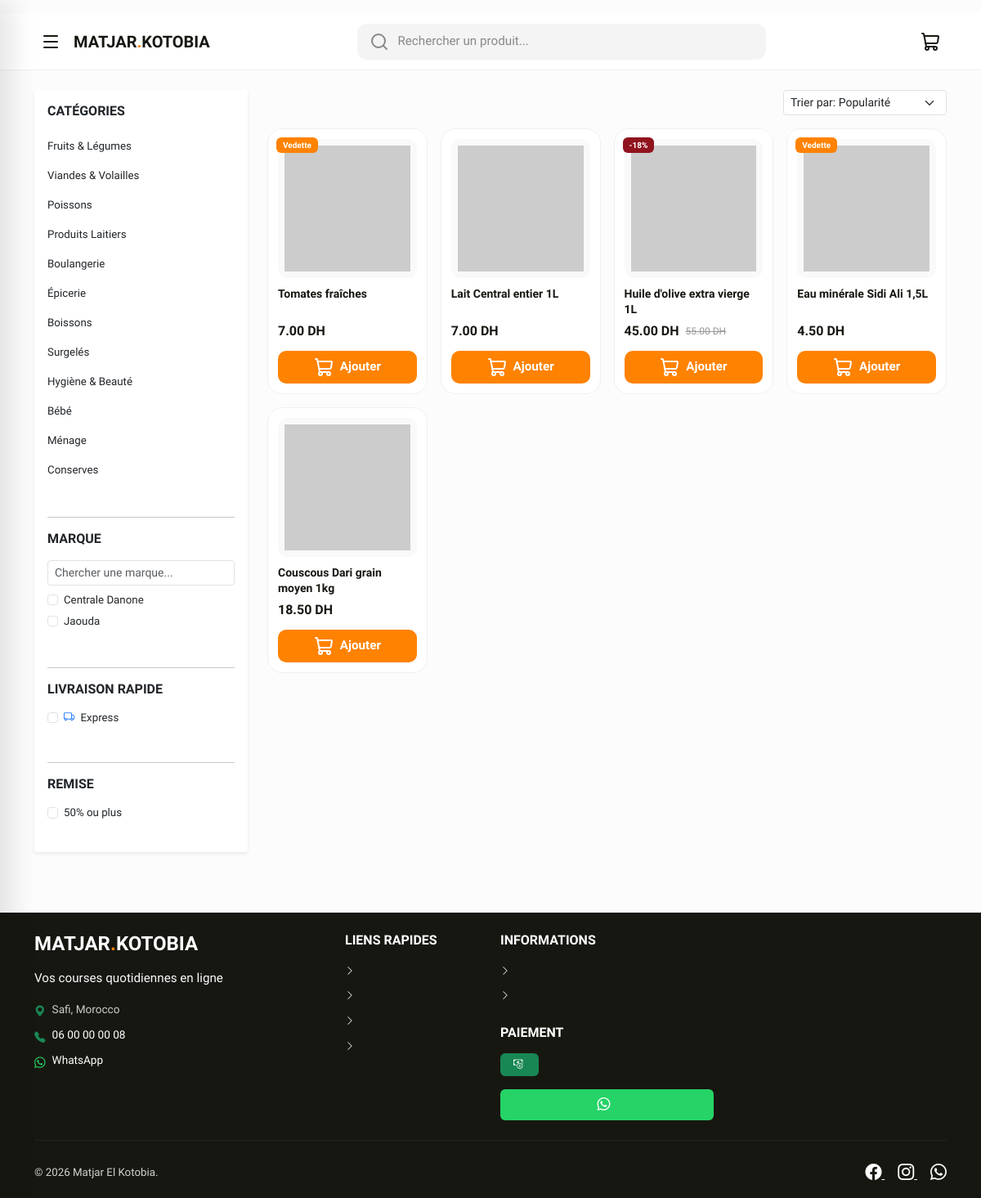
Screenshot of /pages/products.php with the database file from the repository.
### tables this page shows
CREATE TABLE IF NOT EXISTS `hri_category` (
    `category_id`               INT UNSIGNED    NOT NULL AUTO_INCREMENT,
    `category_name_fr`          VARCHAR(100)    NOT NULL                 COMMENT 'Category name in French',
    `category_name_ar`          VARCHAR(100)    NOT NULL                 COMMENT 'Category name in Arabic',
    `category_slug`             VARCHAR(120)    NOT NULL                 COMMENT 'URL-safe slug (e.g. fruits-legumes)',
    `category_icon`             VARCHAR(100)             DEFAULT NULL    COMMENT 'Bootstrap Icon class or filename',
    `category_image`            VARCHAR(255)             DEFAULT NULL    COMMENT 'Category image filename (assets/images/categories/)',
    `category_description_fr`   TEXT                     DEFAULT NULL    COMMENT 'Optional description in French',
    `category_description_ar`   TEXT                     DEFAULT NULL    COMMENT 'Optional description in Arabic',
    `category_display_order`    INT             NOT NULL DEFAULT 0       COMMENT 'Sort order for nav/listing display',
    `category_is_active`        TINYINT(1)      NOT NULL DEFAULT 1       COMMENT '1=visible, 0=hidden',
    `category_created_at`       DATETIME        NOT NULL DEFAULT CURRENT_TIMESTAMP,
    `category_updated_at`       DATETIME        NOT NULL DEFAULT CURRENT_TIMESTAMP
                                                         ON UPDATE CURRENT_TIMESTAMP,

     
    PRIMARY KEY (`category_id`),
    UNIQUE KEY `uq_category_slug` (`category_slug`),

     
    INDEX `idx_category_slug`         (`category_slug`),
    INDEX `idx_category_active_order` (`category_is_active`, `category_display_order`)

);

CREATE TABLE IF NOT EXISTS `hri_product` (
    `product_id`                INT UNSIGNED    NOT NULL AUTO_INCREMENT,
    `product_category_id`       INT UNSIGNED    NOT NULL                 COMMENT 'FK → hri_category.category_id',
    `product_name_fr`           VARCHAR(200)    NOT NULL                 COMMENT 'Product name in French',
    `product_name_ar`           VARCHAR(200)    NOT NULL                 COMMENT 'Product name in Arabic',
    `product_slug`              VARCHAR(220)    NOT NULL                 COMMENT 'URL-safe slug — unique per product',
    `product_description_fr`    TEXT                     DEFAULT NULL    COMMENT 'Full description in French',
    `product_description_ar`    TEXT                     DEFAULT NULL    COMMENT 'Full description in Arabic',
    `product_price`             DECIMAL(10,2)   NOT NULL                 COMMENT 'Regular price in DH (MAD)',
    `product_sale_price`        DECIMAL(10,2)            DEFAULT NULL    COMMENT 'Promotional price in DH — NULL = no sale',
    `product_unit`              ENUM('kg','piece','pack','liter','gram','unit')
                                                NOT NULL DEFAULT 'piece' COMMENT 'Unit of measure',
    `product_unit_step`         DECIMAL(5,2)    NOT NULL DEFAULT 1.00   COMMENT 'Cart quantity increment (e.g. 0.5 for ½ kg)',
    `product_stock_quantity`    INT             NOT NULL DEFAULT 0       COMMENT 'Available stock — 0 = out of stock',
    `product_image`             VARCHAR(255)    NOT NULL DEFAULT 'default_product.jpg'
                                                                         COMMENT 'Main image filename (assets/uploads/products/)',
    `product_image_thumb`       VARCHAR(255)             DEFAULT NULL    COMMENT 'Thumbnail filename (generated by PHP GD)',
    `product_is_featured`       TINYINT(1)      NOT NULL DEFAULT 0       COMMENT '1 = show in homepage featured section',
    `product_is_on_sale`        TINYINT(1)      NOT NULL DEFAULT 0       COMMENT '1 = show sale badge overlay',
    `product_is_active`         TINYINT(1)      NOT NULL DEFAULT 1       COMMENT '1 = visible to customers',
    `product_view_count`        INT UNSIGNED    NOT NULL DEFAULT 0       COMMENT 'Page-view counter for basic analytics',
    `product_sort_order`        INT             NOT NULL DEFAULT 0       COMMENT 'Custom sort within category',
    `product_created_at`        DATETIME        NOT NULL DEFAULT CURRENT_TIMESTAMP,
    `product_updated_at`        DATETIME        NOT NULL DEFAULT CURRENT_TIMESTAMP
                                                         ON UPDATE CURRENT_TIMESTAMP,

     
    PRIMARY KEY (`product_id`),
    UNIQUE KEY `uq_product_slug` (`product_slug`),

    CONSTRAINT `fk_product_category`
        FOREIGN KEY (`product_category_id`)
        REFERENCES `hri_category` (`category_id`)
        ON DELETE RESTRICT
        ON UPDATE CASCADE,

     
    INDEX `idx_product_category`  (`product_category_id`),
    INDEX `idx_product_slug`      (`product_slug`),
    INDEX `idx_product_active`    (`product_is_active`),
    INDEX `idx_product_featured`  (`product_is_featured`, `product_is_active`),
    INDEX `idx_product_sale`      (`product_is_on_sale`,  `product_is_active`),
    INDEX `idx_product_price`     (`product_price`),
    INDEX `idx_product_stock`     (`product_stock_quantity`),

     
    FULLTEXT INDEX `idx_product_search` (`product_name_fr`, `product_name_ar`,
                                          `product_description_fr`, `product_description_ar`)

);

### includes/functions.php (called while the page is built, shortened)
<?php
function execute_query(string $sql, array $params = []): PDOStatement
{
    global $db_connection;
    $stmt = $db_connection->prepare($sql);
    $stmt->execute($params);
    return $stmt;
}
function fetch_all(string $sql, array $params = []): array
{
    $stmt = execute_query($sql, $params);
    return $stmt->fetchAll();
}
function get_all_products(int $page = 1, int $per_page = PRODUCTS_PER_PAGE): array
{
    $offset = ($page - 1) * $per_page;
    $sql = "SELECT p.*, c.category_name_fr, c.category_name_ar
            FROM hri_product p
            LEFT JOIN hri_category c ON p.product_category_id = c.category_id
            WHERE p.product_is_active = 1
            ORDER BY p.product_sort_order ASC, p.product_created_at DESC
            LIMIT :limit OFFSET :offset";
    global $db_connection;
    $stmt = $db_connection->prepare($sql);
    $stmt->bindValue(':limit', $per_page, PDO::PARAM_INT);
    $stmt->bindValue(':offset', $offset, PDO::PARAM_INT);
    $stmt->execute();
    return $stmt->fetchAll();
}
function get_active_categories(): array
{
    $sql = "SELECT * FROM hri_category
            WHERE category_is_active = 1
            ORDER BY category_display_order ASC";
    return fetch_all($sql);
}
function format_price(float $amount): string
{
    return number_format($amount, 2, '.', '') . ' ' . DEFAULT_CURRENCY;
}
function get_product_image_url(?string $image_filename): string
{
    return UPLOAD_URL . $image_filename;
}

### includes/language_handler.php (called while the page is built, shortened)
<?php
$current_language = DEFAULT_LANGUAGE;

### pages/products.php (the view, shortened to what this page needs)
<?php
global $current_language, $is_rtl, $lang;
$current_page = isset($_GET['page']) ? (int)$_GET['page'] : 1;
$category_id = isset($_GET['category']) ? (int)$_GET['category'] : 0;
$search_query = isset($_GET['q']) ? sanitize_input($_GET['q']) : '';
if (!empty($search_query)) {
    $product_list = search_products($search_query);
    $total_items = count($product_list);
    $page_title = ($current_language === 'ar' ? 'نتائج البحث عن: ' : 'Résultats pour: ') . '"' . htmlspecialchars($search_query) . '"';
} else {
    $product_list = get_all_products($current_page);
}
require_once __DIR__ . '/../includes/header.php';
?>
<div class="container py-4">
    <div class="row g-4">
        <div class="col-lg-3 d-none d-lg-block">
            <div class="card border-0 shadow-sm p-3 h-100" style="border-radius: 4px;">
                <h6 class="fw-bold text-uppercase mb-3"><?php echo $lang['categories'] ?? 'Catégories'; ?></h6>
                <div class="list-group list-group-flush mb-4">
                    <?php
                    $active_cats = get_active_categories();
                    foreach ($active_cats as $cat):
                    ?>
                        <a href="?category=<?php echo $cat['category_id']; ?>" class="list-group-item list-group-item-action border-0 px-0 small <?php echo $category_id == $cat['category_id'] ? 'text-primary fw-bold' : ''; ?>">
                            <?php echo htmlspecialchars($current_language === 'ar' ? $cat['category_name_ar'] : $cat['category_name_fr']); ?>
                        </a>
                    <?php endforeach; ?>
                </div>
                <hr>
                <h6 class="fw-bold text-uppercase mb-3">MARQUE</h6>
                <div class="mb-4">
                    <input type="text" class="form-control form-control-sm mb-2" placeholder="Chercher une marque...">
                    <div class="form-check small">
                        <input class="form-check-input" type="checkbox" value="" id="brand1">
                        <label class="form-check-label" for="brand1">Centrale Danone</label>
                    </div>
                    <div class="form-check small">
                        <input class="form-check-input" type="checkbox" value="" id="brand2">
                        <label class="form-check-label" for="brand2">Jaouda</label>
                    </div>
                </div>
                <hr>
                <h6 class="fw-bold text-uppercase mb-3">LIVRAISON RAPIDE</h6>
                <div class="form-check small mb-4">
                    <input class="form-check-input" type="checkbox" value="" id="fastDelivery">
                    <label class="form-check-label" for="fastDelivery"><i class="bi bi-truck text-primary me-1"></i> Express</label>
                </div>
                <hr>
                <h6 class="fw-bold text-uppercase mb-3">REMISE</h6>
                <div class="mb-3">
                    <div class="form-check small">
                        <input class="form-check-input" type="checkbox" value="" id="discount1">
                        <label class="form-check-label" for="discount1">50% ou plus</label>
                    </div>
                </div>
            </div>
        </div>
        <div class="col-lg-9 col-12">
            <div class="d-flex justify-content-between align-items-center mb-3">
                <div class="d-none d-lg-block">
                    <select class="form-select form-select-sm" style="width: 200px;">
                        <option>Trier par: Popularité</option>
                    </select>
                </div>
            </div>
            <?php if (empty($product_list)): ?>
                <div class="card border-0 shadow-sm p-5 text-center">
                    <i class="bi bi-search fs-1 text-muted mb-3"></i>
                    <p class="text-muted">Aucun produit trouvé.</p>
                </div>
            <?php else: ?>
                <div class="row g-2 g-md-3">
                    <?php foreach ($product_list as $product_data): ?>
                        <div class="col-6 col-md-4 col-lg-3">
                            <?php include __DIR__ . '/_product_card.php'; ?>
                        </div>
                    <?php endforeach; ?>
                </div>
            <?php endif; ?>
        </div>
    </div>
</div>
<?php require_once __DIR__ . '/../includes/footer.php'; ?>

### pages/_product_card.php (shortened to what this page needs)
<?php
$p = $product_data;
$product_id = (int)$p['product_id'];
$product_name_fr = $p['product_name_fr'];
$product_name_ar = $p['product_name_ar'];
$product_image = $p['product_image'];
$product_price = (float)$p['product_price'];
$product_sale_price = (float)$p['product_sale_price'];
$is_on_sale = (bool)$p['product_is_on_sale'] && $product_sale_price > 0 && $product_sale_price < $product_price;
$display_price = $is_on_sale ? $product_sale_price : $product_price;
$cart = $_SESSION[CART_SESSION_KEY] ?? [];
$in_cart = isset($cart[$product_id]);
?>
<div class="hri-product-card <?php echo $in_cart ? 'is-active' : ''; ?>" data-product-id="<?php echo $product_id; ?>">
    <?php if ($is_on_sale): ?>
        <span class="hri-product-card__badge hri-product-card__badge--sale">-<?php echo round((($product_price - $product_sale_price) / $product_price) * 100); ?>%</span>
    <?php elseif ($p['product_is_featured']): ?>
        <span class="hri-product-card__badge hri-product-card__badge--featured"><?php echo $current_language === 'ar' ? 'مميز' : 'Vedette'; ?></span>
    <?php endif; ?>
    <a href="<?php echo SITE_URL; ?>/pages/product_detail.php?slug=<?php echo $p['product_slug']; ?>" class="hri-product-card__image text-decoration-none">
        <img src="<?php echo get_product_image_url($product_image); ?>" alt="<?php echo htmlspecialchars($product_name_fr); ?>" loading="lazy" onerror="this.src='https://placehold.co/200x200/f5f5f5/9e9e9e?text=No+Image'">
    </a>
    <div class="hri-product-card__content">
        <a href="<?php echo SITE_URL; ?>/pages/product_detail.php?slug=<?php echo $p['product_slug']; ?>" class="hri-product-card__title">
            <?php echo htmlspecialchars($current_language === 'ar' ? $product_name_ar : $product_name_fr); ?>
        </a>
        <div class="hri-product-card__price">
            <span class="current"><?php echo format_price($display_price); ?></span>
            <?php if ($is_on_sale): ?>
                <span class="original"><?php echo format_price($product_price); ?></span>
            <?php endif; ?>
        </div>
        <div class="hri-product-card__actions">
            <button class="hri-product-card__btn-cart" onclick="addCardToCart(<?php echo $product_id; ?>)">
                <i data-lucide="shopping-cart" size="16"></i>
                <span><?php echo $current_language === 'ar' ? 'أضف' : 'Ajouter'; ?></span>
            </button>
        </div>
    </div>
</div>

### assets/css/style.css (style rules this page uses)
:root { --carbon-black: #171711; --alice-blue: #eaf6ff; --princeton-orange: #ff8200; --medium-jungle: #089b43; --deep-crimson: #90141e; --white: #ffffff; --gray-light: #fcfcfc; --header-h: 70px; --color-primary : var(--medium-jungle); --color-primary-dark : #067a35; --color-primary-light : var(--alice-blue); --color-accent-orange : var(--princeton-orange); --color-accent-red : var(--deep-crimson); --color-text-dark : var(--carbon-black); --color-whatsapp : #25D366; --color-white : #FFFFFF; --color-gray-light : #F5F5F5; --color-gray-medium : #9E9E9E; }
body { margin: 0; font-family: 'Plus Jakarta Sans', sans-serif; background-color: var(--gray-light); color: var(--carbon-black); -webkit-tap-highlight-color: transparent; font-size: 0.95rem; overflow-x: hidden; }
.hri-product-card { background: var(--white); border-radius: 18px; padding: 12px; border: 1px solid #f0f0f0; position: relative; transition: 0.2s; height: 100%; display: flex; flex-direction: column; }
.hri-product-card__image { width: 100%; aspect-ratio: 1/1; background: #f9f9f9; border-radius: 12px; margin-bottom: 10px; overflow: hidden; display: block; }
.hri-product-card__image img { width: 100%; height: 100%; object-fit: contain; padding: 8px; }
.hri-product-card__content { flex-grow: 1; display: flex; flex-direction: column; }
.hri-product-card__title { font-size: 14px; font-weight: 600; margin: 0 0 5px 0; height: 38px; overflow: hidden; color: var(--carbon-black); text-decoration: none; line-height: 1.4; display: block; }
.hri-product-card__price { font-weight: 800; font-size: 16px; margin-bottom: 12px; display: flex; align-items: center; gap: 8px; }
.hri-product-card__price .original { font-size: 12px; color: #999; text-decoration: line-through; font-weight: 400; }
.hri-product-card__actions { height: 40px; position: relative; overflow: hidden; border-radius: 10px; margin-top: auto; }
.hri-product-card__btn-cart { width: 100%; height: 100%; background: var(--princeton-orange); color: white; border: none; font-weight: 700; cursor: pointer; display: flex; align-items: center; justify-content: center; gap: 8px; transition: transform 0.3s; }
.hri-product-card__badge { position: absolute; top: 10px; left: 10px; padding: 2px 8px; border-radius: 6px; font-size: 10px; font-weight: 800; z-index: 10; }
.hri-product-card__badge--sale { background: var(--deep-crimson); color: white; }
.hri-product-card__badge--featured { background: var(--princeton-orange); color: white; }

### rows the page displays
hri_category: category_name_fr "Fruits & Légumes"
hri_category: category_name_fr "Viandes & Volailles"
hri_category: category_name_fr "Poissons"
hri_category: category_name_fr "Produits Laitiers"
hri_category: category_name_fr "Boulangerie"
hri_category: category_name_fr "Épicerie"
hri_category: category_name_fr "Boissons"
hri_category: category_name_fr "Surgelés"
hri_category: category_name_fr "Hygiène & Beauté"
hri_category: category_name_fr "Bébé"
hri_category: category_name_fr "Ménage"
hri_category: category_name_fr "Conserves"
hri_product: product_is_featured "Vedette", product_name_fr "Tomates fraîches", format_price($display_price) "7.00 DH"
hri_product: product_name_fr "Lait Central entier 1L", format_price($display_price) "7.00 DH"
hri_product: (($product_price - $product_sale_price) / $product_price) * 100 "18", product_name_fr "Huile d'olive extra vierge 1L", format_price($display_price) "45.00 DH", product_price "55.00 DH"
hri_product: product_is_featured "Vedette", product_name_fr "Eau minérale Sidi Ali 1,5L", format_price($display_price) "4.50 DH"
hri_product: product_name_fr "Couscous Dari grain moyen 1kg", format_price($display_price) "18.50 DH"

### other values shown
$lang['categories'] "CATÉGORIES"
SITE_TAGLINE_FR "Vos courses quotidiennes en ligne"
$store_address "Safi, Morocco"
$store_phone_display "06 00 00 00 08"
$lang['quick_links'] "LIENS RAPIDES"
$store_name "Matjar El Kotobia"
